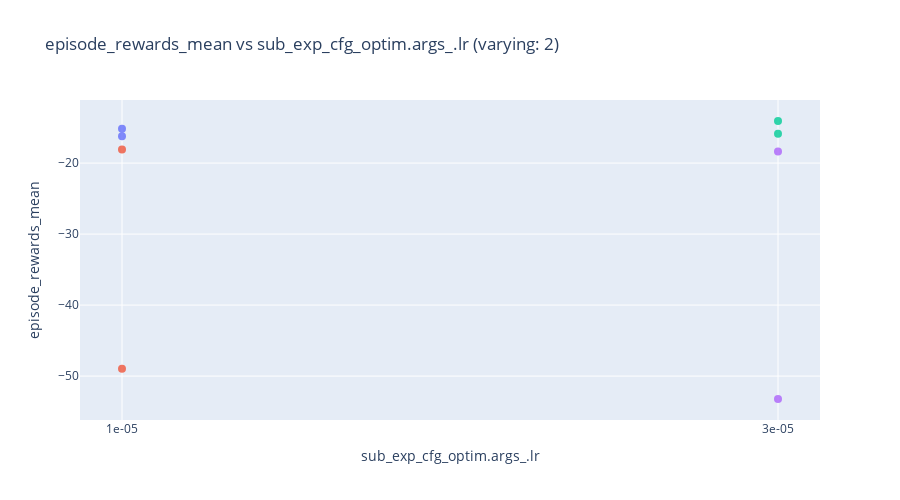
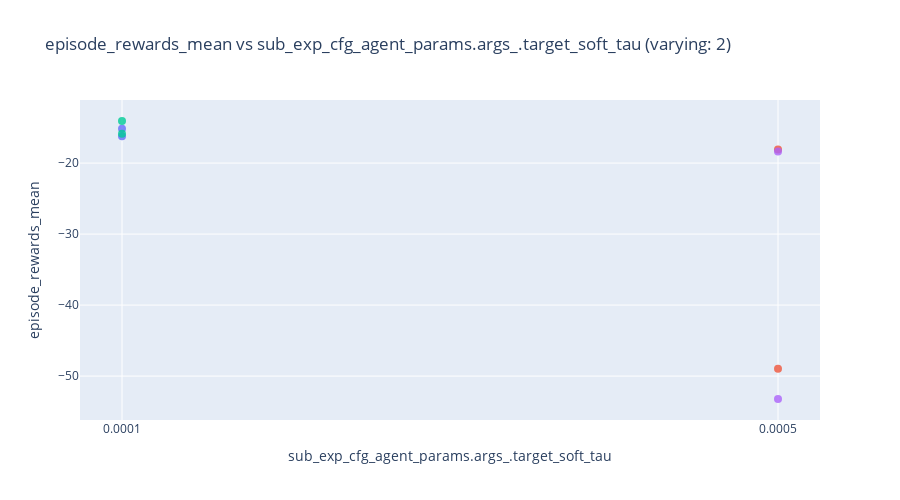

The code cell stored with these charts, in order, in its notebook:
### Code cell
import plotly.express as px

# --- config ---
target_col = "episode_rewards_mean"  # your target metric
color_col = "experiment_name"  # optional color grouping
readable_names = {
    # optional friendly names; falls back to raw column name if missing
    # "hp_raw_name": "Pretty Name",
}

# --- build plots ---
varying_hps = [hp for hp in hyperparam_columns if sub_df[hp].nunique(dropna=False) > 1]

if not varying_hps:
    print("No hyperparameters with more than one unique value — nothing to plot.")
else:
    for hp in varying_hps:
        # Rename only the current x column (leave others as-is for hover)
        x_name = readable_names.get(hp, hp)
        plot_df = sub_df.rename(columns={hp: x_name})

        fig = px.scatter(
            plot_df,
            x=x_name,
            y=target_col,
            color=color_col if color_col in plot_df.columns else None,
            hover_data=hyperparam_columns,  # handy to inspect full config per point
            title=f"{target_col} vs {x_name} (varying: {sub_df[hp].nunique(dropna=False)})",
            height=500,
        )
        fig.update_traces(mode="markers", marker=dict(size=8, opacity=0.8))
        fig.update_layout(showlegend=False)
        fig.show()

### Figure 1 — Plotly figure (JSON) as saved in the notebook; plotly's stock layout.template omitted (floating-point values rounded to 4 significant figures)
{"data": [{"customdata": [["0.0001", "fixed_res"], ["0.0001", "fixed_res"]], "hovertemplate": "experiment_name=0000_optim.args_.lr_1e-05__agent_params.args_.target_soft_tau_0.0001__experiment_fixed_res<br>sub_exp_cfg_optim.args_.lr=%{x}<br>episode_rewards_mean=%{y}<br>sub_exp_cfg_agent_params.args_.target_soft_tau=%{customdata[0]}<br>sub_exp_cfg_experiment=%{customdata[1]}<extra></extra>", "legendgroup": "0000_optim.args_.lr_1e-05__agent_params.args_.target_soft_tau_0.0001__experiment_fixed_res", "marker": {"color": "#636efa", "opacity": 0.8, "size": 8, "symbol": "circle"}, "mode": "markers", "name": "0000_optim.args_.lr_1e-05__agent_params.args_.target_soft_tau_0.0001__experiment_fixed_res", "orientation": "v", "showlegend": true, "type": "scatter", "x": ["1e-05", "1e-05"], "xaxis": "x", "y": [-16.21, -15.17], "yaxis": "y"}, {"customdata": [["0.0005", "fixed_res"], ["0.0005", "fixed_res"]], "hovertemplate": "experiment_name=0001_optim.args_.lr_1e-05__agent_params.args_.target_soft_tau_0.0005__experiment_fixed_res<br>sub_exp_cfg_optim.args_.lr=%{x}<br>episode_rewards_mean=%{y}<br>sub_exp_cfg_agent_params.args_.target_soft_tau=%{customdata[0]}<br>sub_exp_cfg_experiment=%{customdata[1]}<extra></extra>", "legendgroup": "0001_optim.args_.lr_1e-05__agent_params.args_.target_soft_tau_0.0005__experiment_fixed_res", "marker": {"color": "#EF553B", "opacity": 0.8, "size": 8, "symbol": "circle"}, "mode": "markers", "name": "0001_optim.args_.lr_1e-05__agent_params.args_.target_soft_tau_0.0005__experiment_fixed_res", "orientation": "v", "showlegend": true, "type": "scatter", "x": ["1e-05", "1e-05"], "xaxis": "x", "y": [-18.1, -48.98], "yaxis": "y"}, {"customdata": [["0.0001", "fixed_res"], ["0.0001", "fixed_res"]], "hovertemplate": "experiment_name=0002_optim.args_.lr_3e-05__agent_params.args_.target_soft_tau_0.0001__experiment_fixed_res<br>sub_exp_cfg_optim.args_.lr=%{x}<br>episode_rewards_mean=%{y}<br>sub_exp_cfg_agent_params.args_.target_soft_tau=%{customdata[0]}<br>sub_exp_cfg_experiment=%{customdata[1]}<extra></extra>", "legendgroup": "0002_optim.args_.lr_3e-05__agent_params.args_.target_soft_tau_0.0001__experiment_fixed_res", "marker": {"color": "#00cc96", "opacity": 0.8, "size": 8, "symbol": "circle"}, "mode": "markers", "name": "0002_optim.args_.lr_3e-05__agent_params.args_.target_soft_tau_0.0001__experiment_fixed_res", "orientation": "v", "showlegend": true, "type": "scatter", "x": ["3e-05", "3e-05"], "xaxis": "x", "y": [-14.07, -15.85], "yaxis": "y"}, {"customdata": [["0.0005", "fixed_res"], ["0.0005", "fixed_res"]], "hovertemplate": "experiment_name=0003_optim.args_.lr_3e-05__agent_params.args_.target_soft_tau_0.0005__experiment_fixed_res<br>sub_exp_cfg_optim.args_.lr=%{x}<br>episode_rewards_mean=%{y}<br>sub_exp_cfg_agent_params.args_.target_soft_tau=%{customdata[0]}<br>sub_exp_cfg_experiment=%{customdata[1]}<extra></extra>", "legendgroup": "0003_optim.args_.lr_3e-05__agent_params.args_.target_soft_tau_0.0005__experiment_fixed_res", "marker": {"color": "#ab63fa", "opacity": 0.8, "size": 8, "symbol": "circle"}, "mode": "markers", "name": "0003_optim.args_.lr_3e-05__agent_params.args_.target_soft_tau_0.0005__experiment_fixed_res", "orientation": "v", "showlegend": true, "type": "scatter", "x": ["3e-05", "3e-05"], "xaxis": "x", "y": [-53.23, -18.36], "yaxis": "y"}], "layout": {"height": 500, "legend": {"title": {"text": "experiment_name"}, "tracegroupgap": 0}, "showlegend": false, "title": {"text": "episode_rewards_mean vs sub_exp_cfg_optim.args_.lr (varying: 2)"}, "xaxis": {"anchor": "y", "domain": [0, 1], "title": {"text": "sub_exp_cfg_optim.args_.lr"}}, "yaxis": {"anchor": "x", "domain": [0, 1], "title": {"text": "episode_rewards_mean"}}}}

### Figure 2 — Plotly figure (JSON) as saved in the notebook; plotly's stock layout.template omitted (floating-point values rounded to 4 significant figures)
{"data": [{"customdata": [["1e-05", "fixed_res"], ["1e-05", "fixed_res"]], "hovertemplate": "experiment_name=0000_optim.args_.lr_1e-05__agent_params.args_.target_soft_tau_0.0001__experiment_fixed_res<br>sub_exp_cfg_agent_params.args_.target_soft_tau=%{x}<br>episode_rewards_mean=%{y}<br>sub_exp_cfg_optim.args_.lr=%{customdata[0]}<br>sub_exp_cfg_experiment=%{customdata[1]}<extra></extra>", "legendgroup": "0000_optim.args_.lr_1e-05__agent_params.args_.target_soft_tau_0.0001__experiment_fixed_res", "marker": {"color": "#636efa", "opacity": 0.8, "size": 8, "symbol": "circle"}, "mode": "markers", "name": "0000_optim.args_.lr_1e-05__agent_params.args_.target_soft_tau_0.0001__experiment_fixed_res", "orientation": "v", "showlegend": true, "type": "scatter", "x": ["0.0001", "0.0001"], "xaxis": "x", "y": [-16.21, -15.17], "yaxis": "y"}, {"customdata": [["1e-05", "fixed_res"], ["1e-05", "fixed_res"]], "hovertemplate": "experiment_name=0001_optim.args_.lr_1e-05__agent_params.args_.target_soft_tau_0.0005__experiment_fixed_res<br>sub_exp_cfg_agent_params.args_.target_soft_tau=%{x}<br>episode_rewards_mean=%{y}<br>sub_exp_cfg_optim.args_.lr=%{customdata[0]}<br>sub_exp_cfg_experiment=%{customdata[1]}<extra></extra>", "legendgroup": "0001_optim.args_.lr_1e-05__agent_params.args_.target_soft_tau_0.0005__experiment_fixed_res", "marker": {"color": "#EF553B", "opacity": 0.8, "size": 8, "symbol": "circle"}, "mode": "markers", "name": "0001_optim.args_.lr_1e-05__agent_params.args_.target_soft_tau_0.0005__experiment_fixed_res", "orientation": "v", "showlegend": true, "type": "scatter", "x": ["0.0005", "0.0005"], "xaxis": "x", "y": [-18.1, -48.98], "yaxis": "y"}, {"customdata": [["3e-05", "fixed_res"], ["3e-05", "fixed_res"]], "hovertemplate": "experiment_name=0002_optim.args_.lr_3e-05__agent_params.args_.target_soft_tau_0.0001__experiment_fixed_res<br>sub_exp_cfg_agent_params.args_.target_soft_tau=%{x}<br>episode_rewards_mean=%{y}<br>sub_exp_cfg_optim.args_.lr=%{customdata[0]}<br>sub_exp_cfg_experiment=%{customdata[1]}<extra></extra>", "legendgroup": "0002_optim.args_.lr_3e-05__agent_params.args_.target_soft_tau_0.0001__experiment_fixed_res", "marker": {"color": "#00cc96", "opacity": 0.8, "size": 8, "symbol": "circle"}, "mode": "markers", "name": "0002_optim.args_.lr_3e-05__agent_params.args_.target_soft_tau_0.0001__experiment_fixed_res", "orientation": "v", "showlegend": true, "type": "scatter", "x": ["0.0001", "0.0001"], "xaxis": "x", "y": [-14.07, -15.85], "yaxis": "y"}, {"customdata": [["3e-05", "fixed_res"], ["3e-05", "fixed_res"]], "hovertemplate": "experiment_name=0003_optim.args_.lr_3e-05__agent_params.args_.target_soft_tau_0.0005__experiment_fixed_res<br>sub_exp_cfg_agent_params.args_.target_soft_tau=%{x}<br>episode_rewards_mean=%{y}<br>sub_exp_cfg_optim.args_.lr=%{customdata[0]}<br>sub_exp_cfg_experiment=%{customdata[1]}<extra></extra>", "legendgroup": "0003_optim.args_.lr_3e-05__agent_params.args_.target_soft_tau_0.0005__experiment_fixed_res", "marker": {"color": "#ab63fa", "opacity": 0.8, "size": 8, "symbol": "circle"}, "mode": "markers", "name": "0003_optim.args_.lr_3e-05__agent_params.args_.target_soft_tau_0.0005__experiment_fixed_res", "orientation": "v", "showlegend": true, "type": "scatter", "x": ["0.0005", "0.0005"], "xaxis": "x", "y": [-53.23, -18.36], "yaxis": "y"}], "layout": {"height": 500, "legend": {"title": {"text": "experiment_name"}, "tracegroupgap": 0}, "showlegend": false, "title": {"text": "episode_rewards_mean vs sub_exp_cfg_agent_params.args_.target_soft_tau (varying: 2)"}, "xaxis": {"anchor": "y", "domain": [0, 1], "title": {"text": "sub_exp_cfg_agent_params.args_.target_soft_tau"}}, "yaxis": {"anchor": "x", "domain": [0, 1], "title": {"text": "episode_rewards_mean"}}}}
